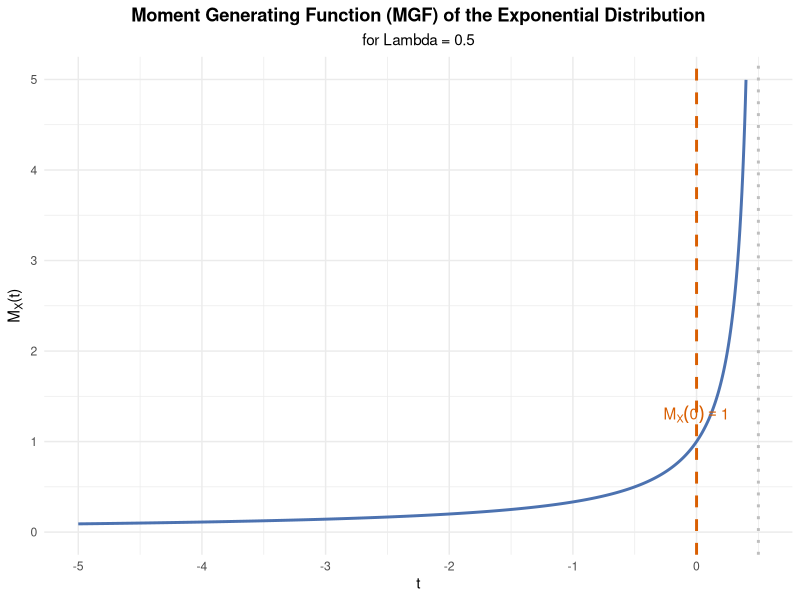

Write the R code that produced this figure.
## ---- chunk 1

## ---- chunk 2
library(ggplot2)
# This R script provides functions to calculate the Moment Generating Function (MGF)
# for the exponential distribution and uses it to numerically derive the mean and variance.

# -----------------------------------------------------------------------------
# 1. Define the Moment Generating Function (MGF)
#    M_X(t) = lambda / (lambda - t)
# -----------------------------------------------------------------------------
# @param t The variable t from the MGF formula.
# @param lambda The rate parameter of the exponential distribution.
# @return The value of the MGF at a given t.
mgf_exponential <- function(t, lambda) {
  # The MGF is undefined for t >= lambda, so we use a guard clause.
  if (any(t >= lambda)) {
    warning("MGF is undefined for t >= lambda. Returning NA for those values.")
  }
  return(lambda / (lambda - t))
}

# -----------------------------------------------------------------------------
# 2. Numerically Approximate the First Derivative (to find the mean)
#    E(X) = M_X'(0)
# -----------------------------------------------------------------------------
# We use a small value 'h' to approximate the derivative using the limit definition:
# f'(x) approx (f(x + h) - f(x)) / h
# @param lambda The rate parameter of the exponential distribution.
# @param h A small value for the numerical approximation.
# @return The numerical approximation of the mean E(X).
numerical_mean_from_mgf <- function(lambda, h = 1e-6) {
  # Apply the numerical derivative formula at t = 0.
  return((mgf_exponential(0 + h, lambda) - mgf_exponential(0, lambda)) / h)
}

# -----------------------------------------------------------------------------
# 3. Numerically Approximate the Second Derivative (to find the second moment)
#    E(X^2) = M_X''(0)
# -----------------------------------------------------------------------------
# We apply the numerical derivative formula to the first derivative.
# f''(x) approx (f'(x + h) - f'(x)) / h
# @param lambda The rate parameter of the exponential distribution.
# @param h A small value for the numerical approximation.
# @return The numerical approximation of the second moment E(X^2).
numerical_second_moment_from_mgf <- function(lambda, h = 1e-6) {
  # First, define a function for the numerical first derivative.
  mgf_prime <- function(t_val) {
    return((mgf_exponential(t_val + h, lambda) - mgf_exponential(t_val, lambda)) / h)
  }
  
  # Now, apply the numerical derivative to the prime function at t = 0.
  return((mgf_prime(0 + h) - mgf_prime(0)) / h)
}

# -----------------------------------------------------------------------------
# 4. Demonstrate the calculations with a sample lambda value
# -----------------------------------------------------------------------------
# Set a sample lambda value for the plot.
lambda_val <- 0.5

# Define a range for t. We go from a negative value up to a value just below lambda,
# to avoid the vertical asymptote.
t_range <- seq(-5, lambda_val - 0.001, length.out = 1000)

# Create a data frame for the plot.
mgf_df <- data.frame(
  t = t_range,
  mgf_val = mgf_exponential(t_range, lambda = lambda_val)
)

# Create the ggplot.
mgf_plot <- ggplot(mgf_df, aes(x = t, y = mgf_val)) +
  # Add the main MGF curve.
  geom_line(color = "#4c72b0", linewidth = 1) +
  # Add a vertical dashed line at t = 0 to show where moments are evaluated.
  geom_vline(xintercept = 0, linetype = "dashed", color = "#d95f02", linewidth = 1) +
  # Add a vertical dashed line at t = lambda to show the asymptote.
  geom_vline(xintercept = lambda_val, linetype = "dotted", color = "gray", linewidth = 1) +
  # Customize labels and theme.
  labs(
    title = "Moment Generating Function (MGF) of the Exponential Distribution",
    subtitle = paste("for Lambda =", lambda_val),
    x = expression(t),
    y = expression(paste("M"[X], "(t)"))
  ) +
  # Add annotations for key points.
  annotate("text", x = 0, y = mgf_exponential(0, lambda_val), label = expression(M[X](0)==1),
           color = "#d95f02", vjust = -1) +
  annotate("text", x = lambda_val, y = max(mgf_df$mgf_val, na.rm = TRUE) * 0.9, 
           label = expression(t==lambda), color = "gray", hjust = 1.1) +
  # Set y-axis limits to prevent extremely large values from distorting the plot.
  ylim(c(0, 5)) +
  theme_minimal() +
  theme(plot.title = element_text(hjust = 0.5, face = "bold"),
        plot.subtitle = element_text(hjust = 0.5))

# Print the final plot.
print(mgf_plot)
